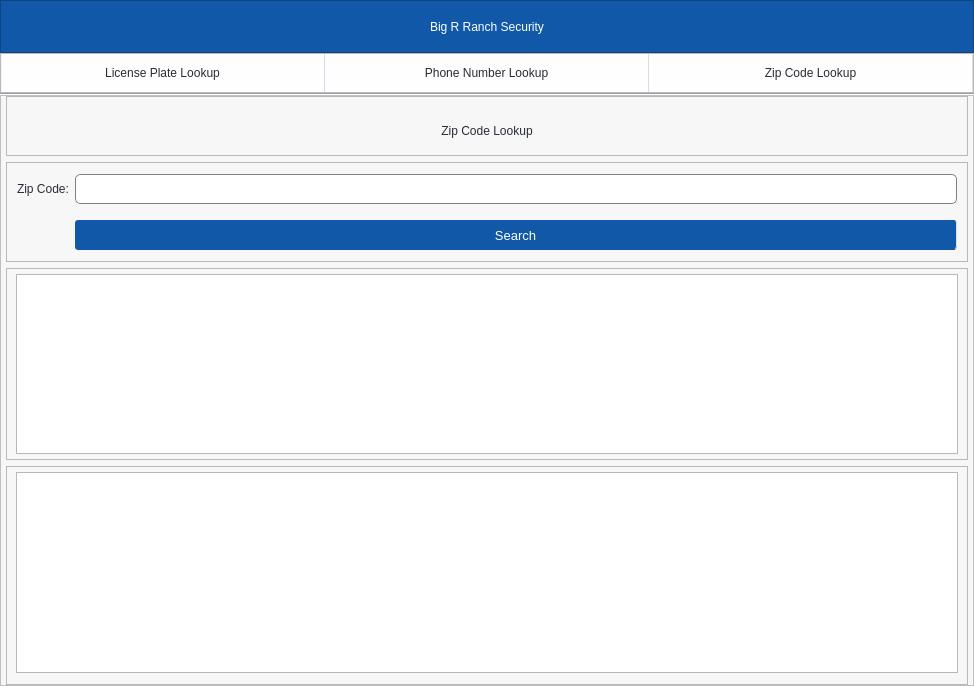
<?xml version="1.0" encoding="UTF-8"?>
<ui version="4.0">
 <class>MainWindow</class>
 <widget class="QMainWindow" name="MainWindow">
  <property name="geometry">
   <rect>
    <x>0</x>
    <y>0</y>
    <width>974</width>
    <height>686</height>
   </rect>
  </property>
  <property name="windowTitle">
   <string>Big R Ranch Security</string>
  </property>
  <property name="styleSheet">
   <string notr="true">#bg{
background-color:#FEFDFF;
	border: 2px solid #F7F7F7;

}
#mainBar
{
background-color:#F7F7F7;

}



QWidget{
	color: rgb(40, 44, 52);
	font: 10pt &quot;Segoe UI&quot;;
}
QPushButton {	
	background-position: left center;
    background-repeat: no-repeat;
	border: none;
	border-right: 1px solid #DCDCDC;
	background-color:transparent;
	text-align: center;
}
QPushButton:hover {
	background-color: #f5f5f5;
}
QPushButton:pressed {	
	background-color: #DCDCDC;
	
}


QLineEdit {
	border-radius: 5px;
	border: 1px solid gray;
	padding-left: 5px;
	selection-color: #fff;
	selection-background-color: #1159A8;
}
QLineEdit:hover {
	border: 2px solid gray;
}
QLineEdit:focus {
	border: 2px solid gray;
}

QComboBox {
    border-radius: 5px;
    border: 1px solid gray;
    padding-left: 10px;
    background-color: white;
    selection-background-color: #1159A8;
    selection-color: white;
    height: 25px;  /* Adjust height */
}

/* Hover Effect */
QComboBox:hover {
    border: 2px solid gray;
}</string>
  </property>
  <widget class="QWidget" name="bg">
   <layout class="QVBoxLayout" name="verticalLayout">
    <property name="spacing">
     <number>0</number>
    </property>
    <property name="leftMargin">
     <number>0</number>
    </property>
    <property name="topMargin">
     <number>0</number>
    </property>
    <property name="rightMargin">
     <number>0</number>
    </property>
    <property name="bottomMargin">
     <number>0</number>
    </property>
    <item>
     <widget class="QFrame" name="frame_6">
      <property name="minimumSize">
       <size>
        <width>0</width>
        <height>53</height>
       </size>
      </property>
      <property name="maximumSize">
       <size>
        <width>16777215</width>
        <height>53</height>
       </size>
      </property>
      <property name="styleSheet">
       <string notr="true">background-color:#1159A8;
</string>
      </property>
      <property name="frameShape">
       <enum>QFrame::StyledPanel</enum>
      </property>
      <property name="frameShadow">
       <enum>QFrame::Raised</enum>
      </property>
      <layout class="QVBoxLayout" name="verticalLayout_6">
       <property name="topMargin">
        <number>5</number>
       </property>
       <property name="bottomMargin">
        <number>5</number>
       </property>
       <item>
        <widget class="QLabel" name="label_2">
         <property name="styleSheet">
          <string notr="true">font: bold 14pt &quot;Arial&quot;;
color:white;</string>
         </property>
         <property name="text">
          <string>Big R Ranch Security</string>
         </property>
         <property name="alignment">
          <set>Qt::AlignCenter</set>
         </property>
        </widget>
       </item>
      </layout>
     </widget>
    </item>
    <item>
     <widget class="QFrame" name="topBar">
      <property name="sizePolicy">
       <sizepolicy hsizetype="Preferred" vsizetype="Preferred">
        <horstretch>0</horstretch>
        <verstretch>0</verstretch>
       </sizepolicy>
      </property>
      <property name="minimumSize">
       <size>
        <width>0</width>
        <height>40</height>
       </size>
      </property>
      <property name="maximumSize">
       <size>
        <width>16777215</width>
        <height>40</height>
       </size>
      </property>
      <property name="styleSheet">
       <string notr="true">font: 75 11pt &quot;Arial&quot;;</string>
      </property>
      <property name="frameShape">
       <enum>QFrame::StyledPanel</enum>
      </property>
      <property name="frameShadow">
       <enum>QFrame::Raised</enum>
      </property>
      <layout class="QHBoxLayout" name="horizontalLayout">
       <property name="spacing">
        <number>0</number>
       </property>
       <property name="leftMargin">
        <number>0</number>
       </property>
       <property name="topMargin">
        <number>0</number>
       </property>
       <property name="rightMargin">
        <number>0</number>
       </property>
       <property name="bottomMargin">
        <number>0</number>
       </property>
       <item>
        <widget class="QPushButton" name="btnLicensePlate">
         <property name="sizePolicy">
          <sizepolicy hsizetype="Minimum" vsizetype="Expanding">
           <horstretch>0</horstretch>
           <verstretch>0</verstretch>
          </sizepolicy>
         </property>
         <property name="cursor">
          <cursorShape>PointingHandCursor</cursorShape>
         </property>
         <property name="text">
          <string>License Plate Lookup</string>
         </property>
        </widget>
       </item>
       <item>
        <widget class="QPushButton" name="btnPhoneLookup">
         <property name="sizePolicy">
          <sizepolicy hsizetype="Minimum" vsizetype="Expanding">
           <horstretch>0</horstretch>
           <verstretch>0</verstretch>
          </sizepolicy>
         </property>
         <property name="cursor">
          <cursorShape>PointingHandCursor</cursorShape>
         </property>
         <property name="text">
          <string>Phone Number Lookup</string>
         </property>
        </widget>
       </item>
       <item>
        <widget class="QPushButton" name="btnZipLookup">
         <property name="sizePolicy">
          <sizepolicy hsizetype="Minimum" vsizetype="Preferred">
           <horstretch>0</horstretch>
           <verstretch>0</verstretch>
          </sizepolicy>
         </property>
         <property name="cursor">
          <cursorShape>PointingHandCursor</cursorShape>
         </property>
         <property name="text">
          <string>Zip Code Lookup</string>
         </property>
        </widget>
       </item>
      </layout>
     </widget>
    </item>
    <item>
     <widget class="QFrame" name="frame">
      <property name="maximumSize">
       <size>
        <width>16777215</width>
        <height>2</height>
       </size>
      </property>
      <property name="styleSheet">
       <string notr="true">color: red;
</string>
      </property>
      <property name="frameShape">
       <enum>QFrame::HLine</enum>
      </property>
      <property name="frameShadow">
       <enum>QFrame::Sunken</enum>
      </property>
     </widget>
    </item>
    <item>
     <widget class="QFrame" name="mainBar">
      <property name="frameShape">
       <enum>QFrame::StyledPanel</enum>
      </property>
      <property name="frameShadow">
       <enum>QFrame::Raised</enum>
      </property>
      <layout class="QVBoxLayout" name="verticalLayout_2">
       <property name="leftMargin">
        <number>5</number>
       </property>
       <property name="topMargin">
        <number>0</number>
       </property>
       <property name="rightMargin">
        <number>5</number>
       </property>
       <property name="bottomMargin">
        <number>0</number>
       </property>
       <item>
        <widget class="QStackedWidget" name="stackedWidget">
         <property name="currentIndex">
          <number>2</number>
         </property>
         <widget class="QWidget" name="licensePlatePage">
          <layout class="QVBoxLayout" name="verticalLayout_3">
           <property name="spacing">
            <number>0</number>
           </property>
           <property name="leftMargin">
            <number>0</number>
           </property>
           <property name="topMargin">
            <number>0</number>
           </property>
           <property name="rightMargin">
            <number>0</number>
           </property>
           <property name="bottomMargin">
            <number>0</number>
           </property>
           <item>
            <widget class="QFrame" name="frame_4">
             <property name="minimumSize">
              <size>
               <width>0</width>
               <height>60</height>
              </size>
             </property>
             <property name="maximumSize">
              <size>
               <width>16777215</width>
               <height>60</height>
              </size>
             </property>
             <property name="frameShape">
              <enum>QFrame::StyledPanel</enum>
             </property>
             <property name="frameShadow">
              <enum>QFrame::Raised</enum>
             </property>
             <layout class="QHBoxLayout" name="horizontalLayout_2">
              <property name="leftMargin">
               <number>0</number>
              </property>
              <property name="topMargin">
               <number>10</number>
              </property>
              <property name="rightMargin">
               <number>0</number>
              </property>
              <property name="bottomMargin">
               <number>0</number>
              </property>
              <item>
               <widget class="QLabel" name="label">
                <property name="styleSheet">
                 <string notr="true">font: bold 14pt &quot;Arial&quot;;</string>
                </property>
                <property name="text">
                 <string>License Plate Lookup</string>
                </property>
                <property name="alignment">
                 <set>Qt::AlignCenter</set>
                </property>
               </widget>
              </item>
             </layout>
            </widget>
           </item>
           <item>
            <widget class="QFrame" name="frame_5">
             <property name="minimumSize">
              <size>
               <width>0</width>
               <height>100</height>
              </size>
             </property>
             <property name="maximumSize">
              <size>
               <width>16777215</width>
               <height>140</height>
              </size>
             </property>
             <property name="frameShape">
              <enum>QFrame::StyledPanel</enum>
             </property>
             <property name="frameShadow">
              <enum>QFrame::Raised</enum>
             </property>
             <layout class="QGridLayout" name="gridLayout_3">
              <property name="leftMargin">
               <number>10</number>
              </property>
              <property name="topMargin">
               <number>0</number>
              </property>
              <property name="rightMargin">
               <number>10</number>
              </property>
              <property name="bottomMargin">
               <number>0</number>
              </property>
              <property name="verticalSpacing">
               <number>5</number>
              </property>
              <item row="1" column="1">
               <widget class="QLineEdit" name="plate_entry">
                <property name="minimumSize">
                 <size>
                  <width>0</width>
                  <height>30</height>
                 </size>
                </property>
                <property name="styleSheet">
                 <string notr="true"/>
                </property>
               </widget>
              </item>
              <item row="3" column="1">
               <widget class="QComboBox" name="state_dropdown">
                <property name="minimumSize">
                 <size>
                  <width>0</width>
                  <height>30</height>
                 </size>
                </property>
               </widget>
              </item>
              <item row="1" column="0">
               <widget class="QLabel" name="dump_label">
                <property name="text">
                 <string>Plate:</string>
                </property>
               </widget>
              </item>
              <item row="3" column="0">
               <widget class="QLabel" name="ndk_label">
                <property name="text">
                 <string>State:</string>
                </property>
               </widget>
              </item>
              <item row="4" column="1">
               <widget class="QPushButton" name="search_button">
                <property name="minimumSize">
                 <size>
                  <width>150</width>
                  <height>30</height>
                 </size>
                </property>
                <property name="font">
                 <font>
                  <family>Segoe UI</family>
                  <pointsize>10</pointsize>
                  <weight>50</weight>
                  <italic>false</italic>
                  <bold>false</bold>
                 </font>
                </property>
                <property name="cursor">
                 <cursorShape>PointingHandCursor</cursorShape>
                </property>
                <property name="styleSheet">
                 <string notr="true">QPushButton
{
background-color:#1159A8;
color:white;
border-radius:3px;
}
QPushButton:hover
{
background-color:#146CD0;
}</string>
                </property>
                <property name="text">
                 <string>Search</string>
                </property>
               </widget>
              </item>
             </layout>
            </widget>
           </item>
           <item>
            <widget class="QFrame" name="frame_2">
             <property name="minimumSize">
              <size>
               <width>0</width>
               <height>190</height>
              </size>
             </property>
             <property name="maximumSize">
              <size>
               <width>16777215</width>
               <height>192</height>
              </size>
             </property>
             <property name="frameShape">
              <enum>QFrame::StyledPanel</enum>
             </property>
             <property name="frameShadow">
              <enum>QFrame::Raised</enum>
             </property>
             <layout class="QVBoxLayout" name="verticalLayout_4">
              <property name="topMargin">
               <number>5</number>
              </property>
              <property name="bottomMargin">
               <number>5</number>
              </property>
              <item>
               <widget class="QListWidget" name="result_listbox">
                <property name="styleSheet">
                 <string notr="true">padding:0px;</string>
                </property>
                <property name="editTriggers">
                 <set>QAbstractItemView::NoEditTriggers</set>
                </property>
               </widget>
              </item>
             </layout>
            </widget>
           </item>
           <item>
            <widget class="QFrame" name="frame_3">
             <property name="frameShape">
              <enum>QFrame::StyledPanel</enum>
             </property>
             <property name="frameShadow">
              <enum>QFrame::Raised</enum>
             </property>
             <layout class="QVBoxLayout" name="verticalLayout_5">
              <property name="topMargin">
               <number>5</number>
              </property>
              <property name="bottomMargin">
               <number>11</number>
              </property>
              <item>
               <widget class="QTableWidget" name="vinTable">
                <property name="editTriggers">
                 <set>QAbstractItemView::NoEditTriggers</set>
                </property>
               </widget>
              </item>
             </layout>
            </widget>
           </item>
          </layout>
         </widget>
         <widget class="QWidget" name="page_2">
          <layout class="QVBoxLayout" name="verticalLayout_9">
           <property name="spacing">
            <number>0</number>
           </property>
           <property name="leftMargin">
            <number>0</number>
           </property>
           <property name="topMargin">
            <number>0</number>
           </property>
           <property name="rightMargin">
            <number>0</number>
           </property>
           <property name="bottomMargin">
            <number>0</number>
           </property>
           <item>
            <widget class="QFrame" name="frame_7">
             <property name="minimumSize">
              <size>
               <width>0</width>
               <height>60</height>
              </size>
             </property>
             <property name="maximumSize">
              <size>
               <width>16777215</width>
               <height>60</height>
              </size>
             </property>
             <property name="frameShape">
              <enum>QFrame::StyledPanel</enum>
             </property>
             <property name="frameShadow">
              <enum>QFrame::Raised</enum>
             </property>
             <layout class="QHBoxLayout" name="horizontalLayout_3">
              <property name="leftMargin">
               <number>0</number>
              </property>
              <property name="topMargin">
               <number>10</number>
              </property>
              <property name="rightMargin">
               <number>0</number>
              </property>
              <property name="bottomMargin">
               <number>0</number>
              </property>
              <item>
               <widget class="QLabel" name="label_3">
                <property name="styleSheet">
                 <string notr="true">font: bold 14pt &quot;Arial&quot;;</string>
                </property>
                <property name="text">
                 <string>Phone Number Lookup</string>
                </property>
                <property name="alignment">
                 <set>Qt::AlignCenter</set>
                </property>
               </widget>
              </item>
             </layout>
            </widget>
           </item>
           <item>
            <widget class="QFrame" name="frame_9">
             <property name="minimumSize">
              <size>
               <width>0</width>
               <height>100</height>
              </size>
             </property>
             <property name="maximumSize">
              <size>
               <width>16777215</width>
               <height>140</height>
              </size>
             </property>
             <property name="frameShape">
              <enum>QFrame::StyledPanel</enum>
             </property>
             <property name="frameShadow">
              <enum>QFrame::Raised</enum>
             </property>
             <layout class="QGridLayout" name="gridLayout_4">
              <property name="leftMargin">
               <number>10</number>
              </property>
              <property name="topMargin">
               <number>0</number>
              </property>
              <property name="rightMargin">
               <number>10</number>
              </property>
              <property name="bottomMargin">
               <number>0</number>
              </property>
              <property name="verticalSpacing">
               <number>5</number>
              </property>
              <item row="1" column="1">
               <widget class="QLineEdit" name="phone_entry">
                <property name="minimumSize">
                 <size>
                  <width>0</width>
                  <height>30</height>
                 </size>
                </property>
                <property name="styleSheet">
                 <string notr="true"/>
                </property>
               </widget>
              </item>
              <item row="1" column="0">
               <widget class="QLabel" name="dump_label_2">
                <property name="text">
                 <string>Phone Number:</string>
                </property>
               </widget>
              </item>
              <item row="3" column="1">
               <widget class="QPushButton" name="search_button_2">
                <property name="minimumSize">
                 <size>
                  <width>150</width>
                  <height>30</height>
                 </size>
                </property>
                <property name="font">
                 <font>
                  <family>Segoe UI</family>
                  <pointsize>10</pointsize>
                  <weight>50</weight>
                  <italic>false</italic>
                  <bold>false</bold>
                 </font>
                </property>
                <property name="cursor">
                 <cursorShape>PointingHandCursor</cursorShape>
                </property>
                <property name="styleSheet">
                 <string notr="true">QPushButton
{
background-color:#1159A8;
color:white;
border-radius:3px;
}
QPushButton:hover
{
background-color:#146CD0;
}</string>
                </property>
                <property name="text">
                 <string>Search</string>
                </property>
               </widget>
              </item>
             </layout>
            </widget>
           </item>
           <item>
            <widget class="QFrame" name="frame_8">
             <property name="minimumSize">
              <size>
               <width>0</width>
               <height>190</height>
              </size>
             </property>
             <property name="maximumSize">
              <size>
               <width>16777215</width>
               <height>192</height>
              </size>
             </property>
             <property name="frameShape">
              <enum>QFrame::StyledPanel</enum>
             </property>
             <property name="frameShadow">
              <enum>QFrame::Raised</enum>
             </property>
             <layout class="QVBoxLayout" name="verticalLayout_7">
              <property name="topMargin">
               <number>5</number>
              </property>
              <property name="bottomMargin">
               <number>5</number>
              </property>
              <item>
               <widget class="QListWidget" name="phoneList">
                <property name="styleSheet">
                 <string notr="true">padding:0px;</string>
                </property>
                <property name="editTriggers">
                 <set>QAbstractItemView::NoEditTriggers</set>
                </property>
               </widget>
              </item>
             </layout>
            </widget>
           </item>
           <item>
            <widget class="QFrame" name="frame_10">
             <property name="frameShape">
              <enum>QFrame::StyledPanel</enum>
             </property>
             <property name="frameShadow">
              <enum>QFrame::Raised</enum>
             </property>
             <layout class="QVBoxLayout" name="verticalLayout_8">
              <property name="topMargin">
               <number>5</number>
              </property>
              <property name="bottomMargin">
               <number>11</number>
              </property>
              <item>
               <widget class="QTableWidget" name="phoneTable">
                <property name="editTriggers">
                 <set>QAbstractItemView::NoEditTriggers</set>
                </property>
               </widget>
              </item>
             </layout>
            </widget>
           </item>
          </layout>
         </widget>
         <widget class="QWidget" name="page">
          <layout class="QVBoxLayout" name="verticalLayout_12">
           <property name="leftMargin">
            <number>0</number>
           </property>
           <property name="topMargin">
            <number>0</number>
           </property>
           <property name="rightMargin">
            <number>0</number>
           </property>
           <property name="bottomMargin">
            <number>0</number>
           </property>
           <item>
            <widget class="QFrame" name="frame_11">
             <property name="minimumSize">
              <size>
               <width>0</width>
               <height>60</height>
              </size>
             </property>
             <property name="maximumSize">
              <size>
               <width>16777215</width>
               <height>60</height>
              </size>
             </property>
             <property name="frameShape">
              <enum>QFrame::StyledPanel</enum>
             </property>
             <property name="frameShadow">
              <enum>QFrame::Raised</enum>
             </property>
             <layout class="QHBoxLayout" name="horizontalLayout_4">
              <property name="leftMargin">
               <number>0</number>
              </property>
              <property name="topMargin">
               <number>10</number>
              </property>
              <property name="rightMargin">
               <number>0</number>
              </property>
              <property name="bottomMargin">
               <number>0</number>
              </property>
              <item>
               <widget class="QLabel" name="label_4">
                <property name="styleSheet">
                 <string notr="true">font: bold 14pt &quot;Arial&quot;;</string>
                </property>
                <property name="text">
                 <string>Zip Code Lookup</string>
                </property>
                <property name="alignment">
                 <set>Qt::AlignCenter</set>
                </property>
               </widget>
              </item>
             </layout>
            </widget>
           </item>
           <item>
            <widget class="QFrame" name="frame_13">
             <property name="minimumSize">
              <size>
               <width>0</width>
               <height>100</height>
              </size>
             </property>
             <property name="maximumSize">
              <size>
               <width>16777215</width>
               <height>140</height>
              </size>
             </property>
             <property name="frameShape">
              <enum>QFrame::StyledPanel</enum>
             </property>
             <property name="frameShadow">
              <enum>QFrame::Raised</enum>
             </property>
             <layout class="QGridLayout" name="gridLayout_5">
              <property name="leftMargin">
               <number>10</number>
              </property>
              <property name="topMargin">
               <number>0</number>
              </property>
              <property name="rightMargin">
               <number>10</number>
              </property>
              <property name="bottomMargin">
               <number>0</number>
              </property>
              <property name="verticalSpacing">
               <number>5</number>
              </property>
              <item row="1" column="0">
               <widget class="QLabel" name="dump_label_3">
                <property name="text">
                 <string>Zip Code:</string>
                </property>
               </widget>
              </item>
              <item row="1" column="1">
               <widget class="QLineEdit" name="zip_entry">
                <property name="minimumSize">
                 <size>
                  <width>0</width>
                  <height>30</height>
                 </size>
                </property>
                <property name="styleSheet">
                 <string notr="true"/>
                </property>
               </widget>
              </item>
              <item row="3" column="1">
               <widget class="QPushButton" name="search_button_3">
                <property name="minimumSize">
                 <size>
                  <width>150</width>
                  <height>30</height>
                 </size>
                </property>
                <property name="font">
                 <font>
                  <family>Segoe UI</family>
                  <pointsize>10</pointsize>
                  <weight>50</weight>
                  <italic>false</italic>
                  <bold>false</bold>
                 </font>
                </property>
                <property name="cursor">
                 <cursorShape>PointingHandCursor</cursorShape>
                </property>
                <property name="styleSheet">
                 <string notr="true">QPushButton
{
background-color:#1159A8;
color:white;
border-radius:3px;
}
QPushButton:hover
{
background-color:#146CD0;
}</string>
                </property>
                <property name="text">
                 <string>Search</string>
                </property>
               </widget>
              </item>
             </layout>
            </widget>
           </item>
           <item>
            <widget class="QFrame" name="frame_12">
             <property name="minimumSize">
              <size>
               <width>0</width>
               <height>190</height>
              </size>
             </property>
             <property name="maximumSize">
              <size>
               <width>16777215</width>
               <height>192</height>
              </size>
             </property>
             <property name="frameShape">
              <enum>QFrame::StyledPanel</enum>
             </property>
             <property name="frameShadow">
              <enum>QFrame::Raised</enum>
             </property>
             <layout class="QVBoxLayout" name="verticalLayout_10">
              <property name="topMargin">
               <number>5</number>
              </property>
              <property name="bottomMargin">
               <number>5</number>
              </property>
              <item>
               <widget class="QListWidget" name="zipList">
                <property name="styleSheet">
                 <string notr="true">padding:0px;</string>
                </property>
                <property name="editTriggers">
                 <set>QAbstractItemView::NoEditTriggers</set>
                </property>
               </widget>
              </item>
             </layout>
            </widget>
           </item>
           <item>
            <widget class="QFrame" name="frame_14">
             <property name="frameShape">
              <enum>QFrame::StyledPanel</enum>
             </property>
             <property name="frameShadow">
              <enum>QFrame::Raised</enum>
             </property>
             <layout class="QVBoxLayout" name="verticalLayout_11">
              <property name="topMargin">
               <number>5</number>
              </property>
              <property name="bottomMargin">
               <number>11</number>
              </property>
              <item>
               <widget class="QTableWidget" name="zipTable">
                <property name="editTriggers">
                 <set>QAbstractItemView::NoEditTriggers</set>
                </property>
               </widget>
              </item>
             </layout>
            </widget>
           </item>
          </layout>
         </widget>
         <widget class="QWidget" name="page_3"/>
        </widget>
       </item>
      </layout>
     </widget>
    </item>
   </layout>
  </widget>
 </widget>
 <resources>
  <include location="../../Outside Fiverr/1- Eden/Auto-Update-Tool_PyQT5/resources.qrc"/>
 </resources>
 <connections/>
</ui>
